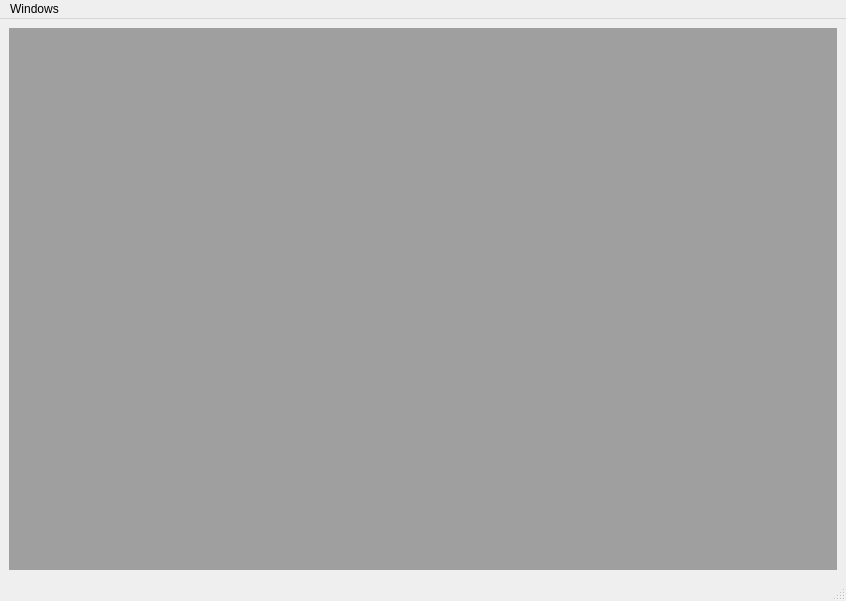
<?xml version="1.0" encoding="UTF-8"?>
<ui version="4.0">
 <class>MainWindow</class>
 <widget class="QMainWindow" name="MainWindow">
  <property name="geometry">
   <rect>
    <x>0</x>
    <y>0</y>
    <width>846</width>
    <height>601</height>
   </rect>
  </property>
  <property name="windowTitle">
   <string>MainWindow</string>
  </property>
  <widget class="QWidget" name="centralwidget">
   <layout class="QGridLayout" name="gridLayout_3">
    <item row="0" column="0">
     <widget class="QMdiArea" name="mdiArea">
      <widget class="QWidget" name="subwindow">
       <property name="windowTitle">
        <string>Subwindow</string>
       </property>
       <widget class="QLabel" name="label">
        <property name="geometry">
         <rect>
          <x>30</x>
          <y>30</y>
          <width>149</width>
          <height>23</height>
         </rect>
        </property>
        <property name="font">
         <font>
          <family>MS Sans Serif</family>
          <pointsize>15</pointsize>
         </font>
        </property>
        <property name="text">
         <string>First sub window</string>
        </property>
       </widget>
      </widget>
      <widget class="QWidget" name="subwindow_2">
       <property name="windowTitle">
        <string>Subwindow</string>
       </property>
       <widget class="QLabel" name="label_2">
        <property name="geometry">
         <rect>
          <x>30</x>
          <y>30</y>
          <width>176</width>
          <height>23</height>
         </rect>
        </property>
        <property name="font">
         <font>
          <family>MS Sans Serif</family>
          <pointsize>15</pointsize>
         </font>
        </property>
        <property name="text">
         <string>Second sub window</string>
        </property>
       </widget>
      </widget>
     </widget>
    </item>
   </layout>
  </widget>
  <widget class="QMenuBar" name="menubar">
   <property name="geometry">
    <rect>
     <x>0</x>
     <y>0</y>
     <width>846</width>
     <height>21</height>
    </rect>
   </property>
   <widget class="QMenu" name="menuSubWindow_Wiew">
    <property name="title">
     <string>Windows</string>
    </property>
    <addaction name="actionSubWindow_View"/>
    <addaction name="actionTabbed_Wiew"/>
    <addaction name="actionCascade_View"/>
    <addaction name="actionTile_View"/>
   </widget>
   <addaction name="menuSubWindow_Wiew"/>
  </widget>
  <widget class="QStatusBar" name="statusbar"/>
  <action name="actionTabbed_Wiew">
   <property name="text">
    <string>Tabbed Wiew</string>
   </property>
  </action>
  <action name="actionCascade_View">
   <property name="text">
    <string>Cascade View</string>
   </property>
  </action>
  <action name="actionTile_View">
   <property name="text">
    <string>Tile View</string>
   </property>
  </action>
  <action name="actionSubWindow_View">
   <property name="text">
    <string>SubWindow View</string>
   </property>
  </action>
 </widget>
 <resources/>
 <connections/>
</ui>
